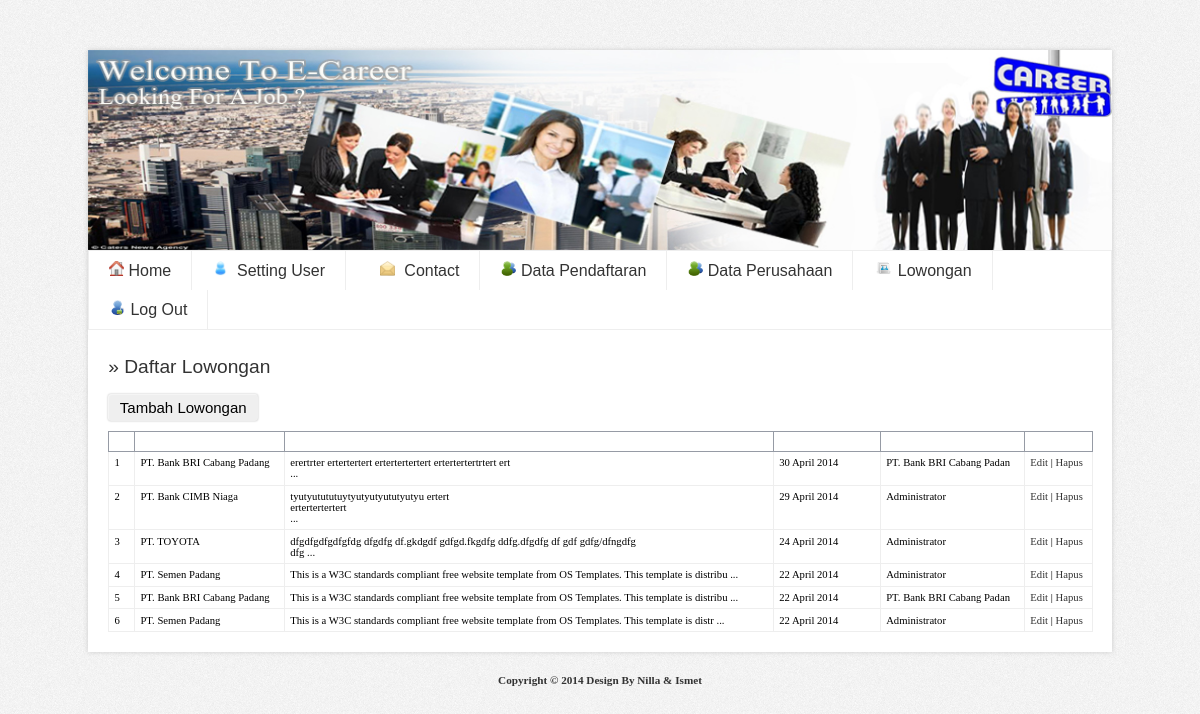
Page /admin/media.php?module=lowongan (signed in) on the committed database.
### tables this page shows
CREATE TABLE IF NOT EXISTS `lowongan` (
  `id_lowongan` int(10) NOT NULL auto_increment,
  `id_perusahaan` varchar(10) NOT NULL,
  `deskripsi` text NOT NULL,
  `persaratan` text NOT NULL,
  `tgl_lowongan` date NOT NULL,
  `user_posting` varchar(25) NOT NULL,
  PRIMARY KEY  (`id_lowongan`)
);

CREATE TABLE IF NOT EXISTS `perusahaan` (
  `id_perusahaan` int(8) NOT NULL auto_increment,
  `nama_p` varchar(100) NOT NULL,
  `tgl_daftar` date NOT NULL,
  `alamat` varchar(25) NOT NULL,
  `wilayah` varchar(20) NOT NULL,
  `email` varchar(50) NOT NULL,
  `tlp` varchar(15) NOT NULL,
  `password` varchar(100) NOT NULL,
  `foto` varchar(100) NOT NULL,
  PRIMARY KEY  (`id_perusahaan`)
);

### config/fungsi_indotgl.php (called while the page is built, shortened)
<?php
	function tgl_indo($tgl){
			$tanggal = substr($tgl,8,2);
			$bulan = getBulan(substr($tgl,5,2));
			$tahun = substr($tgl,0,4);
			return $tanggal.' '.$bulan.' '.$tahun;
	}
	function getBulan($bln){
				switch ($bln){
					case 4:
						return "April";
						break;
				}
			}
?>

### admin/modul/mod_lowongan.php (the view, shortened to what this page needs)
<?php
switch($_GET[act]){
  default:
    echo "<h2>&#187; Daftar Lowongan</h2>
          <button type=button style='width:150px;padding:5px;text-align:center;' onclick=location.href='?module=lowongan&act=tambahlowongan'>Tambah Lowongan</button>
          <table width='985'>
          <tr><th>no</th><th>Nama Perusahaan</th><th>Lowongan</th><th>Tanggal Posting</th><th>User Posting</th><th>Aksi</th></tr>";
    $tampil=mysql_query("SELECT * FROM lowongan,perusahaan where lowongan.id_perusahaan=perusahaan.id_perusahaan ORDER BY id_lowongan DESC");
    $no=1;
    while ($r=mysql_fetch_array($tampil)){
      $tgl=tgl_indo($r[tgl_lowongan]);
      echo "<tr><td>$no</td>
                <td>$r[nama_p]</td>";?>
                <td><?echo substr($r[deskripsi],0,100);?> ...</td>
                <?echo"<td>$tgl</td>
                <td>$r[user_posting]</td>
                <td><a href=?module=lowongan&act=editlowongan&id=$r[id_lowongan]>Edit</a> |
	                  <a href=./aksi.php?module=lowongan&act=hapus&id=$r[id_lowongan]>Hapus</a>
		        </tr>";
    $no++;
    }
    echo "</table>";
    break;
}
?>

### config/adminstyle.css (style rules this page uses)
body { font-family: Tahoma; text-align: center; background-image: url(../images/main.gif); }
a:link,a:visited { color:#333; text-decoration:none; }
h2 { font: normal 120% arial; color: #333; background-color: transparent; }
table { font-family: Tahoma; font-size: 8pt; border-width: 1px; border-style: solid; border-color: #999999; border-collapse: collapse; margin: 10px 0px; }
th { color: #FFFFFF; font-size: 7pt; text-transform: uppercase; text-align: center; padding: 0.5em; border-width: 1px; border-style: solid; border-color: #969BA5; border-collapse: collapse; background: -moz-linear-gradient(top, #1593b3 20%, #137188 100%); }
td { padding: 0.5em; vertical-align: top; border-width: 1px; border-style: solid; border-color: #eee; border-collapse: collapse; }
button { border:0px solid white; margin: 0px; width:90px; padding:3px; text-align: left; text-decoration: none; text-shadow: 1px 1px 1px rgba(255,255,255,.22); font-size:15px; -webkit-border-radius: 3px; -moz-border-radius: 3px; border-radius: 3px; -webkit-box-shadow: 0px 0px 2px rgba(0,0,0,.29), inset 1px 1px 1px rgba(255,255,255,.44); -moz-box-shadow: 0px 0px 2px rgba(0,0,0,.29), inset 1px 1px 1px rgba(255,255,255,.44); box-shadow: 0px 0px 2px rgba(0,0,0,.29), inset 1px 1px 1px rgba(255,255,255,.44); -webkit-transition: all 0.15s ease; -moz-transition: all 0.15s ease; -o-transition: all 0.15s ease; -ms-transition: all 0.15s ease; transition: all 0.15s ease; background-image: -moz-linear-gradient(0% 20px 90deg,#eee,white); cursor:pointer; }

### rows in the picture
lowongan: id_perusahaan.nama_p "PT. Bank BRI Cabang Padang", deskripsi "erertrter ertertertert ertertertertert ertertertertrtert ert", tgl_lowongan "30 April 2014", user_posting "PT. Bank BRI Cabang Padan"
lowongan: id_perusahaan.nama_p "PT. Bank CIMB Niaga", deskripsi "tyutyutututuytyutyutyututyutyu ertert ertertertertert", tgl_lowongan "29 April 2014", user_posting "Administrator"
lowongan: id_perusahaan.nama_p "PT. TOYOTA", deskripsi "dfgdfgdfgdfgfdg dfgdfg df.gkdgdf gdfgd.fkgdfg ddfg.dfgdfg df gdf gdfg/dfngdfg dfg", tgl_lowongan "24 April 2014", user_posting "Administrator"
lowongan: id_perusahaan.nama_p "PT. Semen Padang", deskripsi "This is a W3C standards compliant free website template from OS Templates. This template is distribu", tgl_lowongan "22 April 2014", user_posting "Administrator"
lowongan: id_perusahaan.nama_p "PT. Bank BRI Cabang Padang", deskripsi "This is a W3C standards compliant free website template from OS Templates. This template is distribu", tgl_lowongan "22 April 2014", user_posting "PT. Bank BRI Cabang Padan"
lowongan: id_perusahaan.nama_p "PT. Semen Padang", deskripsi "This is a W3C standards compliant free website template from OS Templates. This template is distr", tgl_lowongan "22 April 2014", user_posting "Administrator"
